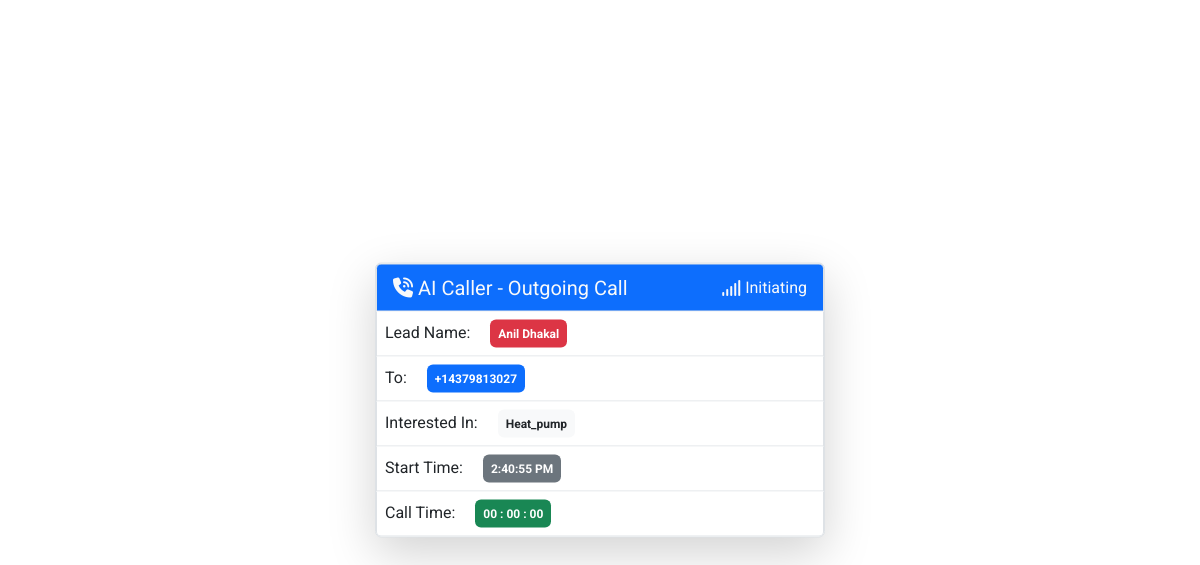
/outbounds/1, run on the app's committed database.
### aicaller/models.py (models this page shows, shortened)
class Lead(models.Model):
    first_name = models.CharField(max_length=50)
    last_name = models.CharField(max_length=50)
    email = models.EmailField(unique=True)
    phone_number = models.CharField(max_length=20, blank=True, null=True)
    address = models.CharField(max_length=255, blank=True, null=True)
    city = models.CharField(max_length=50, blank=True, null=True)
    state = models.CharField(max_length=50, blank=True, null=True)
    postal_code = models.CharField(max_length=20, blank=True, null=True)
    country = models.CharField(max_length=50, blank=True, null=True)
    interested = models.CharField(max_length=100, choices=SERVICE_CHOICES)
    lead_source = models.CharField(max_length=100, choices=LEAD_SOURCE_CHOICES)
    created_at = models.DateTimeField(auto_now_add=True)
    updated_at = models.DateTimeField(auto_now=True)

### aicaller/views.py (the view, shortened to what this page needs)
# urls.py: path("outbounds/<int:id>", OutboundsCalls.as_view(), name="outgoing_calls"),
@method_decorator(csrf_exempt, name='dispatch')
class OutboundsCalls(View):
    def get(self, request, id=None):
        call_sid = None
        if id is not None:
            lead = Lead.objects.get(pk=id)
            client = Client(twilio_account_sid, twilio_auth_token)
            call = client.calls.create(
                method="POST",
                url=f'{settings.BASE_URL}/outbounds/{id}',
                to=lead.phone_number,
                from_=settings.TWILIO_PHONE_NUMBER,
            )
            call_sid = call.sid
            print(call_sid)
            self.lead = lead
        return render(request, "admin/aicaller/outbounds.html", {
            'lead': lead,
            "callId": call_sid,
            "twilio_account_sid": twilio_account_sid,
            "twilio_auth_token": twilio_auth_token
        })

### aicaller/templates/admin/aicaller/outbounds.html (shortened to what this page needs)
{% extends "admin/aicaller/base.html" %}
{% block content %}
<div class="container py-4" id="root">
    <div class="position-absolute top-50 start-50 translate-middle">
        <div class="card border  shadow-lg" style="width: 450px;">
            <ul class="list-group p-0">
                <li class="list-group-item py-2 d-flex align-items-center justify-content-between bg-primary text-light">
                    <div class="fs-5"><i class="fa-solid fa-phone-volume"></i> AI Caller - Outgoing Call</div>
                    <div class="fw-normal text-capitalize d-flex align-items-center">
                        <i class="fa-solid fa-signal me-1"></i>
                        <span class="" id="status">Initiating</span>
                    </div>
                </li>
                <li class="list-group-item p-2 text-capitalize">
                    <span class="me-3">Lead Name: </span>
                    <span class="fw-bold p-2 badge bg-danger">{{lead.first_name}} {{lead.last_name}}</span></li>
                <li class="list-group-item p-2 text-capitalize">
                    <span class="me-3">To: </span>
                    <span class="fw-bold p-2 badge bg-primary">{{lead.phone_number}}</span></li>
                <li class="list-group-item p-2 text-capitalize">
                    <span class="me-3">Interested In: </span>
                    <span class="fw-bold p-2 badge bg-light text-dark">{{lead.interested}}</span></li>
                <li class="list-group-item p-2 text-capitalize">
                    <span class="me-3">Start Time: </span>
                    <span class="fw-bold p-2 badge bg-secondary" id="start_time"></span></li>
                <li class="list-group-item p-2 text-capitalize">
                    <span class="me-3">Call Time: </span>
                    <span class="fw-bold p-2 badge bg-success" id="call_time">00 : 00 : 00</span></li>
            </ul>
        </div>
    </div>
</div>
{% endblock %}

### aicaller/templates/admin/aicaller/outbounds.html (style rules this page uses)
#root { font-family: "Roboto", sans-serif; }

### data on the page
Lead: first_name "Anil", last_name "Dhakal", phone_number "+14379813027", interested "Heat_pump"
